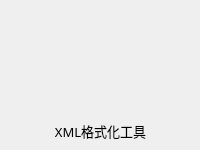
                           <widget class="QWidget" name="widget_26" native="true">
                            <property name="geometry">
                             <rect>
                              <x>460</x>
                              <y>10</y>
                              <width>200</width>
                              <height>150</height>
                             </rect>
                            </property>
                            <property name="minimumSize">
                             <size>
                              <width>200</width>
                              <height>150</height>
                             </size>
                            </property>
                            <property name="maximumSize">
                             <size>
                              <width>100</width>
                              <height>50</height>
                             </size>
                            </property>
                            <property name="styleSheet">
                             <string notr="true">#widget_26{
background-color: rgba(64, 96, 115, 255);
border-radius: 10px;
}</string>
                            </property>
                            <widget class="QWidget" name="widget_28" native="true">
                             <property name="geometry">
                              <rect>
                               <x>50</x>
                               <y>20</y>
                               <width>91</width>
                               <height>71</height>
                              </rect>
                             </property>
                             <property name="styleSheet">
                              <string notr="true">image: url(:/lib/xml (2).png);
</string>
                             </property>
                            </widget>
                            <widget class="QLabel" name="label_12">
                             <property name="geometry">
                              <rect>
                               <x>50</x>
                               <y>120</y>
                               <width>101</width>
                               <height>21</height>
                              </rect>
                             </property>
                             <property name="font">
                              <font>
                               <family>OPPOSans B</family>
                               <pointsize>10</pointsize>
                              </font>
                             </property>
                             <property name="text">
                              <string>XML格式化工具</string>
                             </property>
                             <property name="alignment">
                              <set>Qt::AlignCenter</set>
                             </property>
                            </widget>
                            <widget class="QToolButton" name="toolButton_9">
                             <property name="geometry">
                              <rect>
                               <x>160</x>
                               <y>0</y>
                               <width>40</width>
                               <height>40</height>
                              </rect>
                             </property>
                             <property name="minimumSize">
                              <size>
                               <width>40</width>
                               <height>40</height>
                              </size>
                             </property>
                             <property name="maximumSize">
                              <size>
                               <width>40</width>
                               <height>40</height>
                              </size>
                             </property>
                             <property name="styleSheet">
                              <string notr="true">QToolButton {
	
	color: rgb(217, 236, 237);
	background-color: rgba(255, 255, 255, 0);
	border: none;
}

QToolButton::menu-indicator { 
	image: None;
}

 
QToolButton:hover {
	color: rgb(255, 255, 255);
	background-color: rgba(255, 255, 255, 0);
	border: none;
}</string>
                             </property>
                             <property name="text">
                              <string/>
                             </property>
                             <property name="icon">
                              <iconset resource="lib.qrc">
                               <normaloff>:/lib/caozuo.png</normaloff>:/lib/caozuo.png</iconset>
                             </property>
                             <property name="iconSize">
                              <size>
                               <width>20</width>
                               <height>20</height>
                              </size>
                             </property>
                            </widget>
                           </widget>
